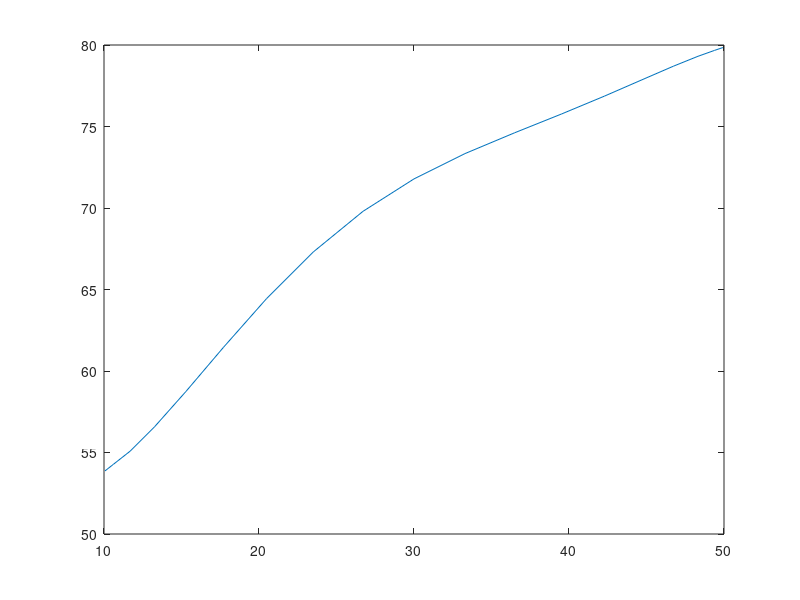

Recreate this plot in MATLAB.
%% Q3 
% Work in progress. There is a problem with my cheb approximation. Using a
% plonomial interpolation (and cheb nodes). This time w/o actually computing 
%the chi matrix but use fminunc for each values of the (smaller) k grid.
%The old version is at the end of this file
clear;clc;
%% Step 1, discretizes the state space
tic
kss=50;
kmin=10; 
kmax=kss;
n=19;
%K=kmin:(kmax-kmin)/n:kmax; 
%p=size(K,2);
theta=0.679;
h=1;
delta=0.013;
beta=0.988;

%%
chevn1=zeros(1,n);

for j=1:n
    b=(2*j-1)/(2*n);
   chevn1(j)=cos(b*pi);
end

chevn=flip(chevn1);

cb=(chevn+1)*((kmax-kmin)/2)+kmin;


%%
K=cb;
p=size(K,2);
V=zeros(1,p);
V1=ones(1,p);

%initial guess V=0;

pp5=zeros(1,6);


%%
eps=0.1;
s=1;
while double(any(abs(V1-V)>eps)) > 0

    V=V1;
  
    
for i=1:p    
    kk=K(i);
    v=@(k)-(log(kk^(1-theta)*h^theta+(1-delta)*kk-k)+beta*(pp5(6)+pp5(5)*k+pp5(4)*k^2+pp5(3)*k^3+pp5(2)*k^4+pp5(1)*k^5));
    
    kkk=fminunc(v,0);
    V1(i)=log(kk^(1-theta)*h^theta+(1-delta)*kk-kkk)+beta*(pp5(6)+pp5(5)*kkk+pp5(4)*kkk^2+pp5(3)*kkk^3+pp5(2)*kkk^4+pp5(1)*kkk^5);
end

    


d=5;
pp5=polyfit(K,V1,5);



s=s+1;

    if s==1000
        break
    end

end
toc

plot(K,V1)



%% 
%Old way of doing the excersize. this is in fact not continuous as chi
%is calculated again. It is on the other hand way faster then the
%continuous method at the moment

% Work in progress. There is a problem with my cheb approximation. Using a
% plonomial interpolation (and cheb nodes), the value function converges to
% the same function as before ! 
clear;clc;
%% Step 1, discretizes the state space
tic
kss=50;
kmin=10; 
kmax=kss;
n=19;
%K=kmin:(kmax-kmin)/n:kmax; 
%p=size(K,2);
theta=0.679;
h=1;
delta=0.013;
beta=0.988;

%%
chevn1=zeros(1,n);

for j=1:n
    b=(2*j-1)/(2*n);
   chevn1(j)=cos(b*pi);
end

chevn=flip(chevn1);

cb=(chevn+1)*((kmax-kmin)/2)+kmin;

%%
x=1:11;
K=cb;
p=size(K,2);
V=zeros(p);
V1=ones(1,p);

%initial guess V=0;

m=zeros(p);
M=zeros(p);

for i=1:p
    for j=1:p
        m(i,j)=K(i)^(1-theta)*h^theta+(1-delta)*K(i)-K(j);
    end
end

% Step 4, unfeasible k'
for i=1:p
    for j=1:p
        if m(i,j)>0
            M(i,j)=log(m(i,j));
        else 
            M(i,j)=-1000;
        end
    end
end
        
% Step 5 Matrix chi and updated value function 

X=M+beta*V;


for i=1:p
    V1(i)=max(X(i,:));
end

%%
d=5;
pp5=polyfit(K,V1,5);



V=zeros(1,p);
%%
eps=0.1;
s=1;
while double(any(abs(V1-V)>eps)) > 0

    V=V1;
    
%m=zeros(p);
M=zeros(p);

%for i=1:p
    %for j=1:p
        %m(i,j)=K(i)^(1-theta)*h^theta+(1-delta)*K(i)-K(j);
    %end
%end

%
for i=1:p
    for j=1:p
        if m(i,j)>0
            X(i,j)=log(m(i,j))+beta*(pp5(6)+pp5(5)*K(j)+pp5(4)*K(j)^2+pp5(3)*K(j)^3+pp5(2)*K(j)^4+pp5(1)*K(j)^5);
        else 
            X(i,j)=-1000;
        end
    end
end

for i=1:p
    V1(i)=max(X(i,:));
end


d=5;
pp5=polyfit(K,V1,5);



s=s+1;

    if s==1000
        break
    end

end
toc

plot(K,V1)
